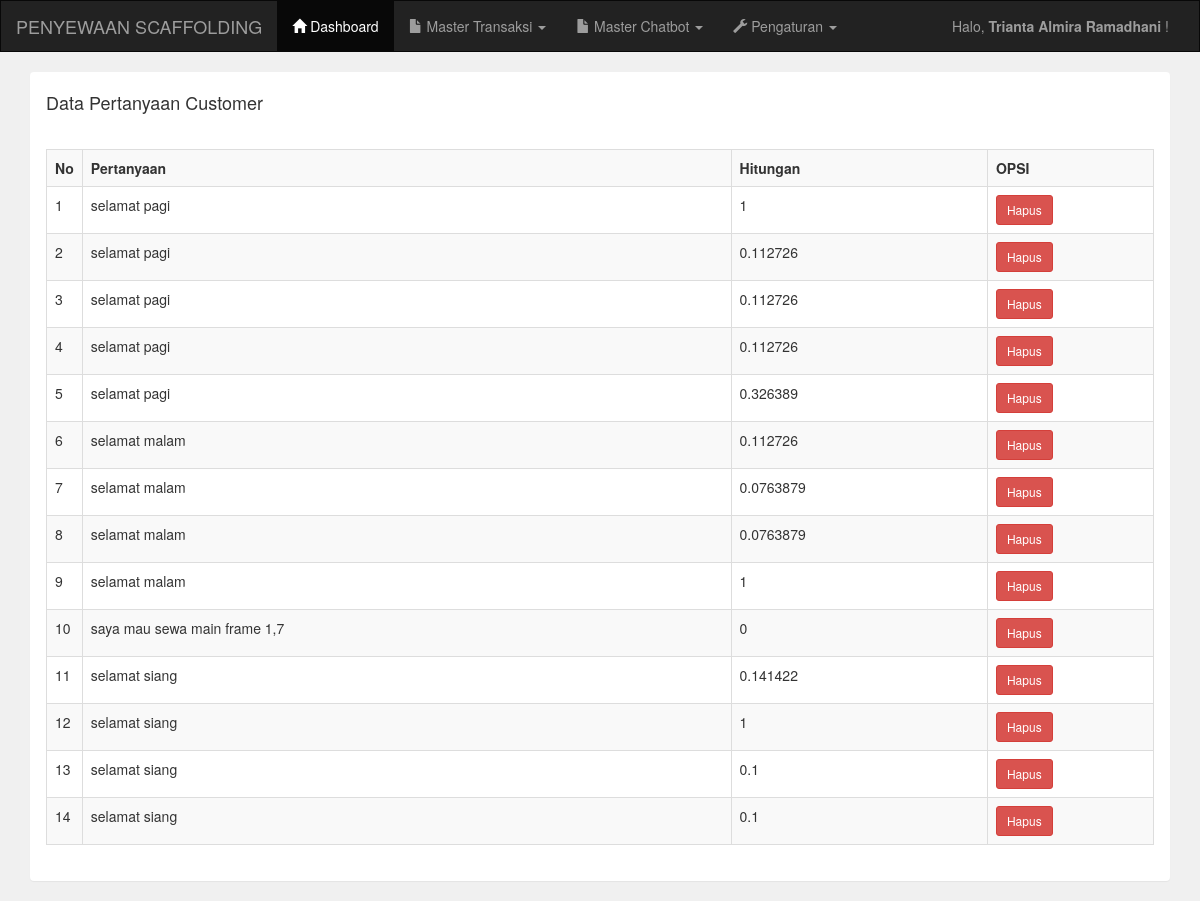
/admin/master_pertanyaan.php (signed in), run on an earlier commit of the app's database.
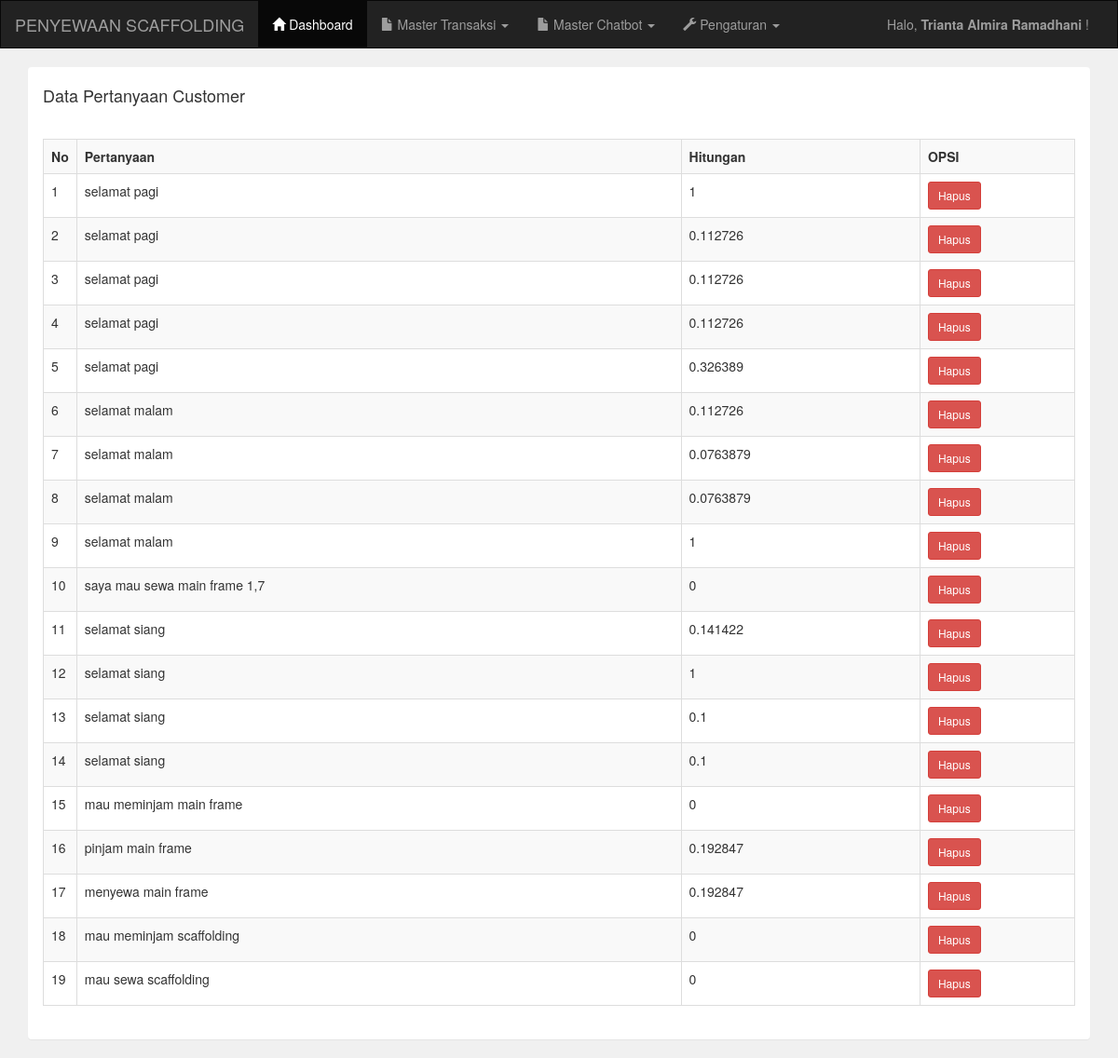
And on a later commit of the database.
### tables this page shows
CREATE TABLE `tb_cache` (
  `id` int(11) NOT NULL,
  `query` varchar(265) NOT NULL,
  `doc_id` int(11) NOT NULL,
  `nilai` float NOT NULL
);

### admin/master_pertanyaan.php (the view)
<?php include 'header.php'; ?>
<div class="container">
    <div class="panel">
        <div class="panel-heading">
            <h4>Data Pertanyaan Customer</h4>
        </div>
        <div class="panel-body">
            <table class="table table-bordered table-striped">
                <tr>
                    <th width="1%">No</th>
                    <th>Pertanyaan</th>
                    <th>Hitungan</th>
                    <th width="15%">OPSI</th>
                </tr>
                <?php
                include '../koneksi.php';
                $data = mysqli_query($koneksi, "select * from tb_cache");
                $no = 1;
                while ($d = mysqli_fetch_array($data)) {
                ?>
                    <tr>
                        <td><?php echo $no++; ?></td>
                        <td><?php echo $d['query']; ?></td>
                        <td><?php echo $d['nilai']; ?></td>
                        <td>
                            <a href="pertanyaan_hapus.php?product_id=<?php echo $d['id']; ?>" class="btn btn-sm btn-danger">Hapus</a>
                        </td>
                    </tr>
                <?php
                }
                ?>
            </table>
        </div>
    </div>
</div>
<?php include 'footer.php'; ?>

### admin/header.php (shortened to what this page needs)
<!DOCTYPE html>
<html>
<head>
	<link rel="stylesheet" type="text/css" href="../assets/css/bootstrap.css">
	<link rel="stylesheet" href="../assets/css/select2.min.css">
</head>
<body style="background: #f0f0f0">
	<nav class="navbar navbar-inverse" style="border-radius: 0px">
		<div class="container-fluid">
			<div class="navbar-header">
				<a class="navbar-brand" href="index.php">PENYEWAAN SCAFFOLDING</a>
			</div>
			<div class="collapse navbar-collapse" id="bs-example-navbar-collapse-1">
				<ul class="nav navbar-nav">
					<li class="active"><a href="index.php"><i class="glyphicon glyphicon-home"></i> Dashboard</a></li>
					<li class="dropdown">
						<a href="#" class="dropdown-toggle" data-toggle="dropdown" role="button" aria-haspopup="true" aria-expanded="false"><i class="glyphicon glyphicon-file"></i> Master Transaksi <span class="caret"></span></a>
					</li>
					<li class="dropdown">
						<a href="#" class="dropdown-toggle" data-toggle="dropdown" role="button" aria-haspopup="true" aria-expanded="false"><i class="glyphicon glyphicon-file"></i> Master Chatbot <span class="caret"></span></a>
					</li>
					<li class="dropdown">
						<a href="#" class="dropdown-toggle" data-toggle="dropdown" role="button" aria-haspopup="true" aria-expanded="false"><i class="glyphicon glyphicon-wrench"></i> Pengaturan <span class="caret"></span></a>
					</li>
				</ul>
				<ul class="nav navbar-nav navbar-right">
					<li>
						<p class="navbar-text">Halo, <b><?php echo $_SESSION['nama']; ?></b> !</p>
					</li>
				</ul>
			</div>
		</div>
	</nav>

### admin/footer.php (shortened to what this page needs)
</body>
</html>

What changed in the data, as far as the page shows it:
added tb_cache: query "mau meminjam main frame", nilai "0"
added tb_cache: query "pinjam main frame", nilai "0.192847"
added tb_cache: query "menyewa main frame", nilai "0.192847"
added tb_cache: query "mau meminjam scaffolding", nilai "0"
added tb_cache: query "mau sewa scaffolding", nilai "0"
